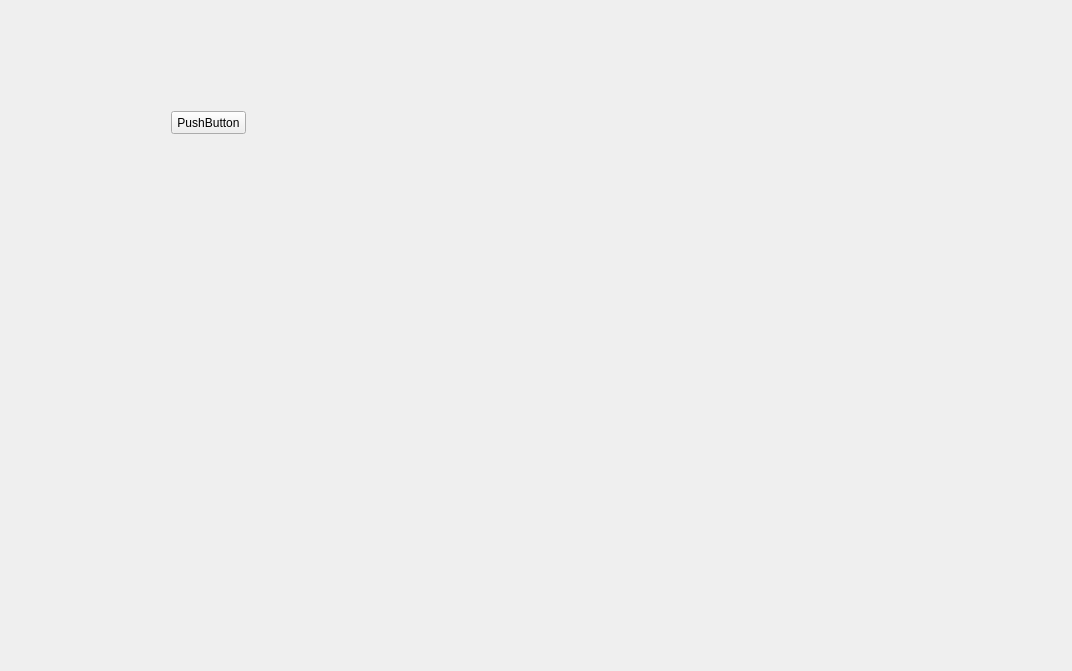
<?xml version="1.0" encoding="UTF-8"?>
<ui version="4.0">
 <class>MainWindow</class>
 <widget class="QMainWindow" name="MainWindow">
  <property name="geometry">
   <rect>
    <x>0</x>
    <y>0</y>
    <width>1072</width>
    <height>671</height>
   </rect>
  </property>
  <property name="windowTitle">
   <string>MainWindow</string>
  </property>
  <widget class="QWidget" name="centralWidget">
   <layout class="QHBoxLayout" name="horizontalLayout">
    <item>
     <widget class="graphics" name="widget" native="true">
      <property name="sizePolicy">
       <sizepolicy hsizetype="Expanding" vsizetype="Expanding">
        <horstretch>0</horstretch>
        <verstretch>0</verstretch>
       </sizepolicy>
      </property>
      <widget class="QPushButton" name="pushButton">
       <property name="geometry">
        <rect>
         <x>160</x>
         <y>100</y>
         <width>75</width>
         <height>23</height>
        </rect>
       </property>
       <property name="text">
        <string>PushButton</string>
       </property>
      </widget>
     </widget>
    </item>
   </layout>
  </widget>
 </widget>
 <layoutdefault spacing="6" margin="11"/>
 <customwidgets>
  <customwidget>
   <class>graphics</class>
   <extends>QWidget</extends>
   <header>graphics.h</header>
   <container>1</container>
  </customwidget>
 </customwidgets>
 <resources/>
 <connections/>
</ui>
